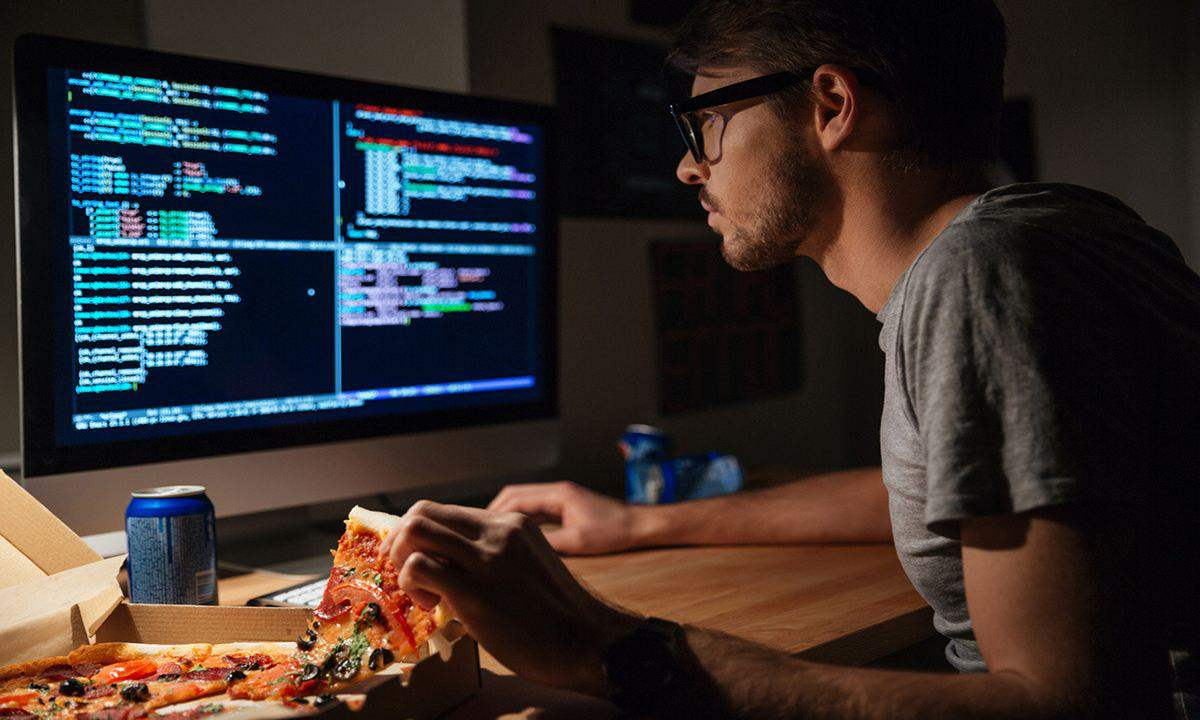
#> input picture Pro2/test.png, 1200 x 720 px
$ python harris.py
#> lines starting #> are read from the running program, lines starting #| are printed output that depends on the picture
#> further down, image is the input picture: shape (720, 1200, 3); mean B, G, R 45.8, 47, 54.7
#!/usr/bin/python
# -*- coding: utf-8 -*-
# @Time    : 2020/12/4 17:49
# @Author  : Dodo
# @File    : harris.py
# @Software: PyCharm
# @Contact : gr_yao@126.com
# @Function:
import cv2
import numpy as np
from matplotlib import pylab as plt


def img_rot(img, a=30):
    (h, w) = img.shape[:2]
    r = cv2.getRotationMatrix2D(center=(w / 2, h / 2), angle=a, scale=1.0)
    res = cv2.warpAffine(img, r, (w, h))
    return res


def harris_det(img, k=0.04, th=0.1):
#> called with k = 0.04, th = 0.1
    g = cv2.cvtColor(img, cv2.COLOR_RGB2GRAY)

    Ix = cv2.Scharr(g, -1, 1, 0)
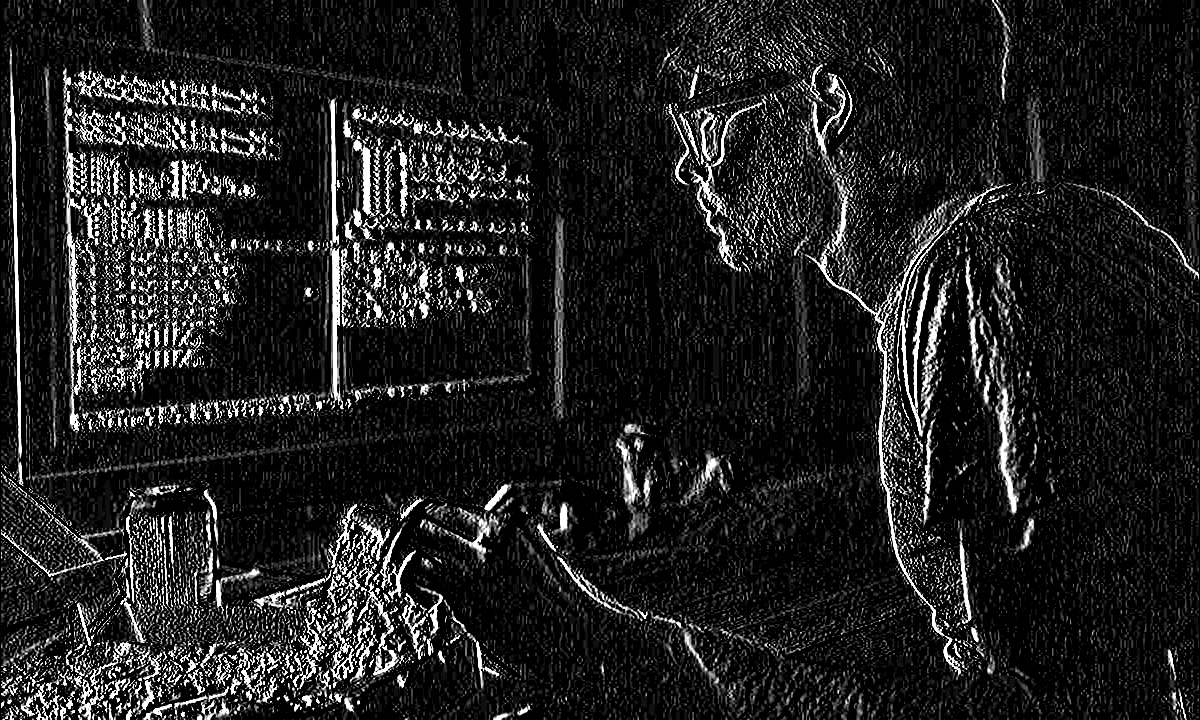
#> Ix: shape (720, 1200); min 0, max 255, mean 32.2
    Iy = cv2.Scharr(g, -1, 0, 1)

    Ix2 = Ix * Ix
    Iy2 = Iy * Iy
    Ixy = Ix * Iy
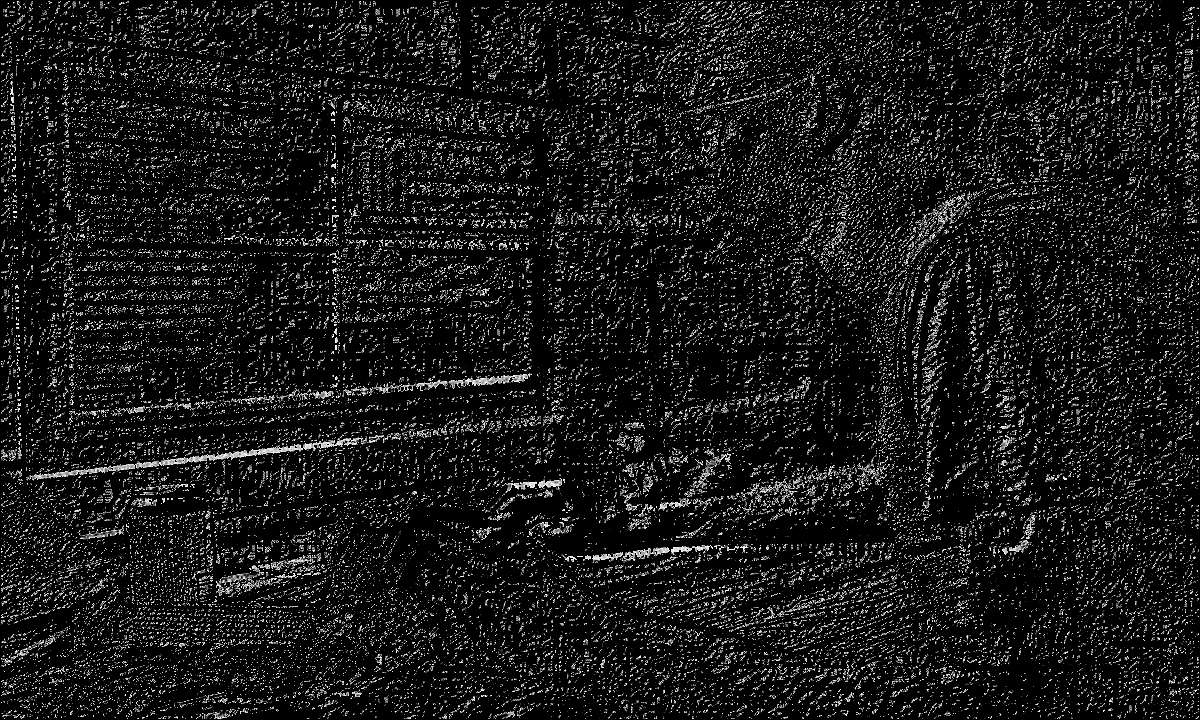
#> Ixy: shape (720, 1200); min 0, max 255, mean 23.5

    Ix2 = cv2.GaussianBlur(Ix2, (5, 5), 0)
    Iy2 = cv2.GaussianBlur(Iy2, (5, 5), 0)
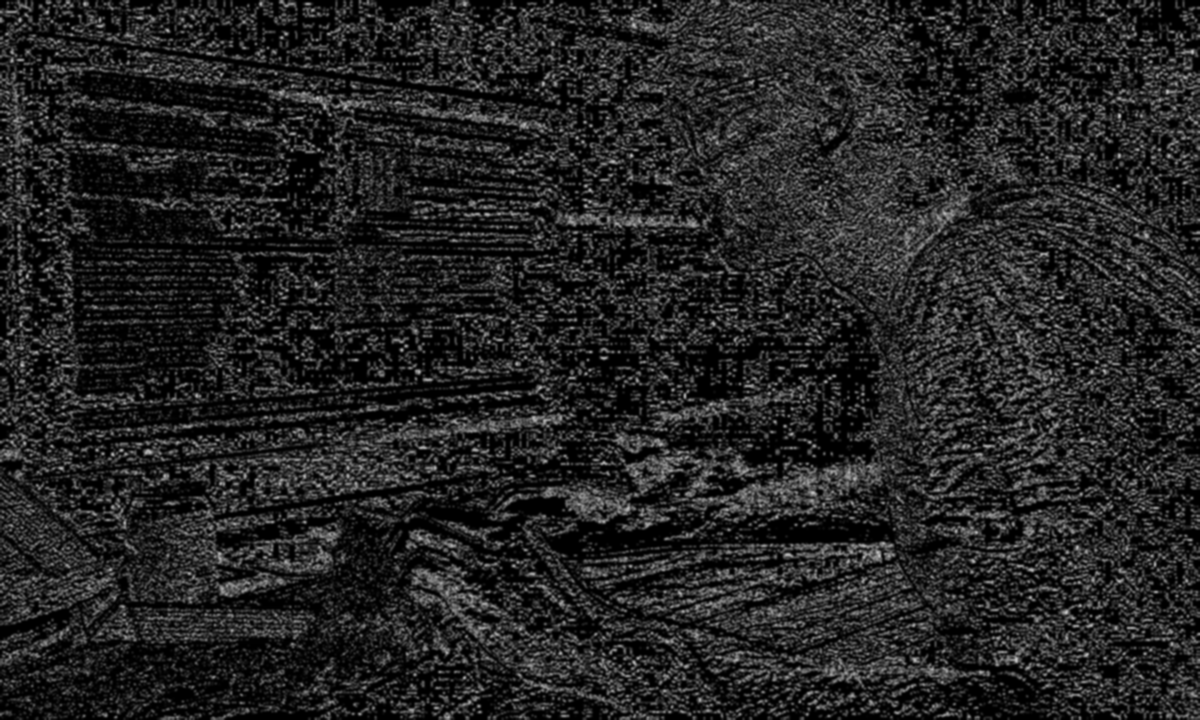
#> Iy2: shape (720, 1200); min 0, max 195, mean 35.8
    Ixy = cv2.GaussianBlur(Ixy, (5, 5), 0)

    # prepare output image
    g = np.array((g, g, g))
    g = np.transpose(g, (1, 2, 0))
#> g: shape (720, 1200, 3)

    # get R
    r = (Ix2 * Iy2 - Ixy ** 2) - k * ((Ix2 + Iy2) ** 2)
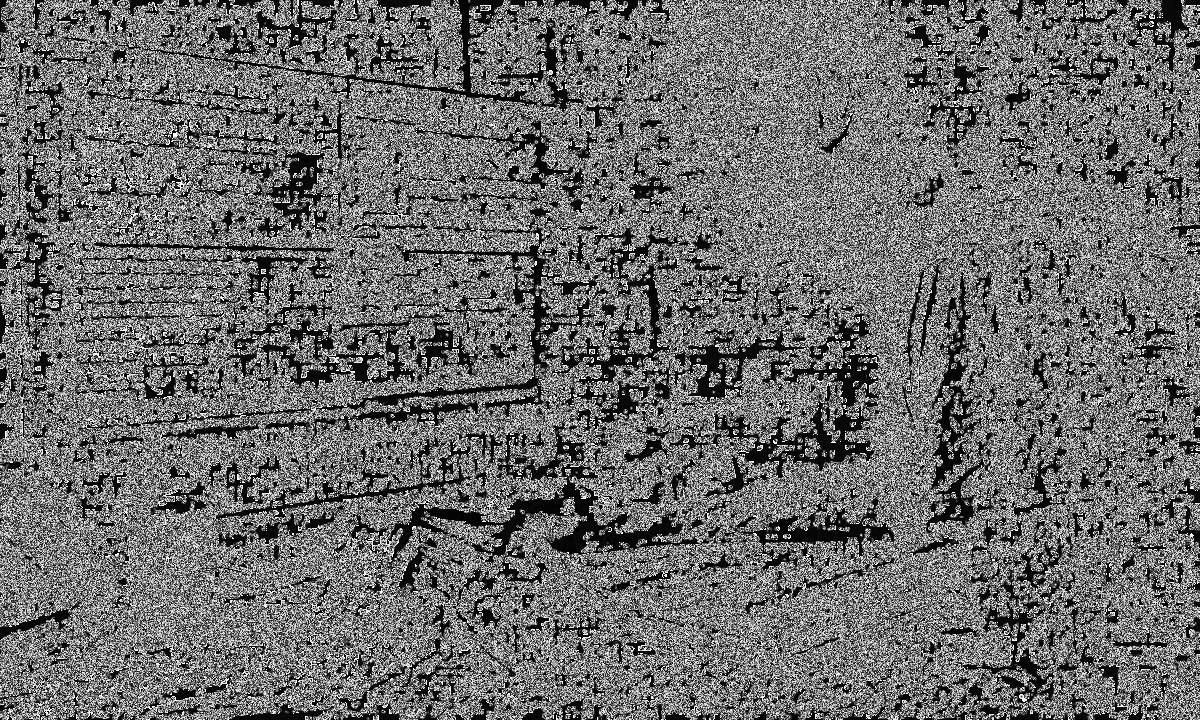
#> r: shape (720, 1200) float64; min -9.96, max 255, mean 104.4; drawn with min black and max white

    # detect corner
    img[r >= np.max(r) * th] = [255, 0, 0]
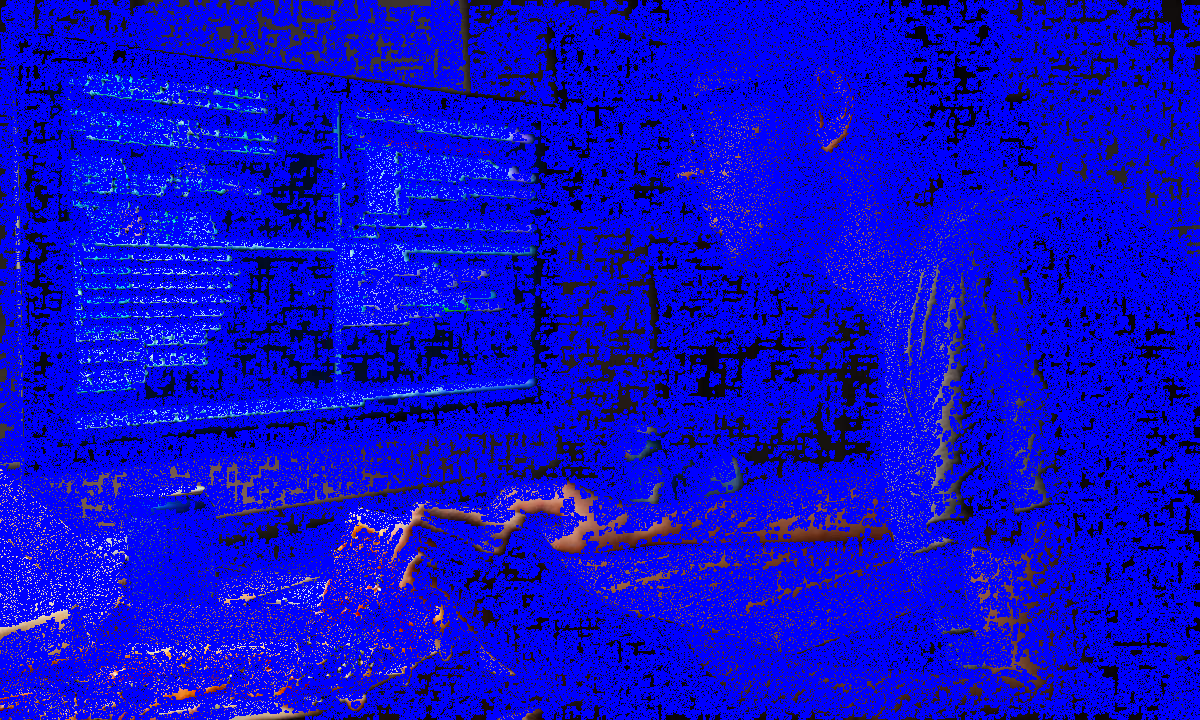
#> img: shape (720, 1200, 3); mean B, G, R 202.5, 11, 12.6

    res = img.astype(np.uint8)

    return res


if __name__ == "__main__":
    image = cv2.imread("test.png")
    # rot_img = img_rot(image)
    rot_img = harris_det(image)
    plt.imshow(rot_img)
    plt.show()
